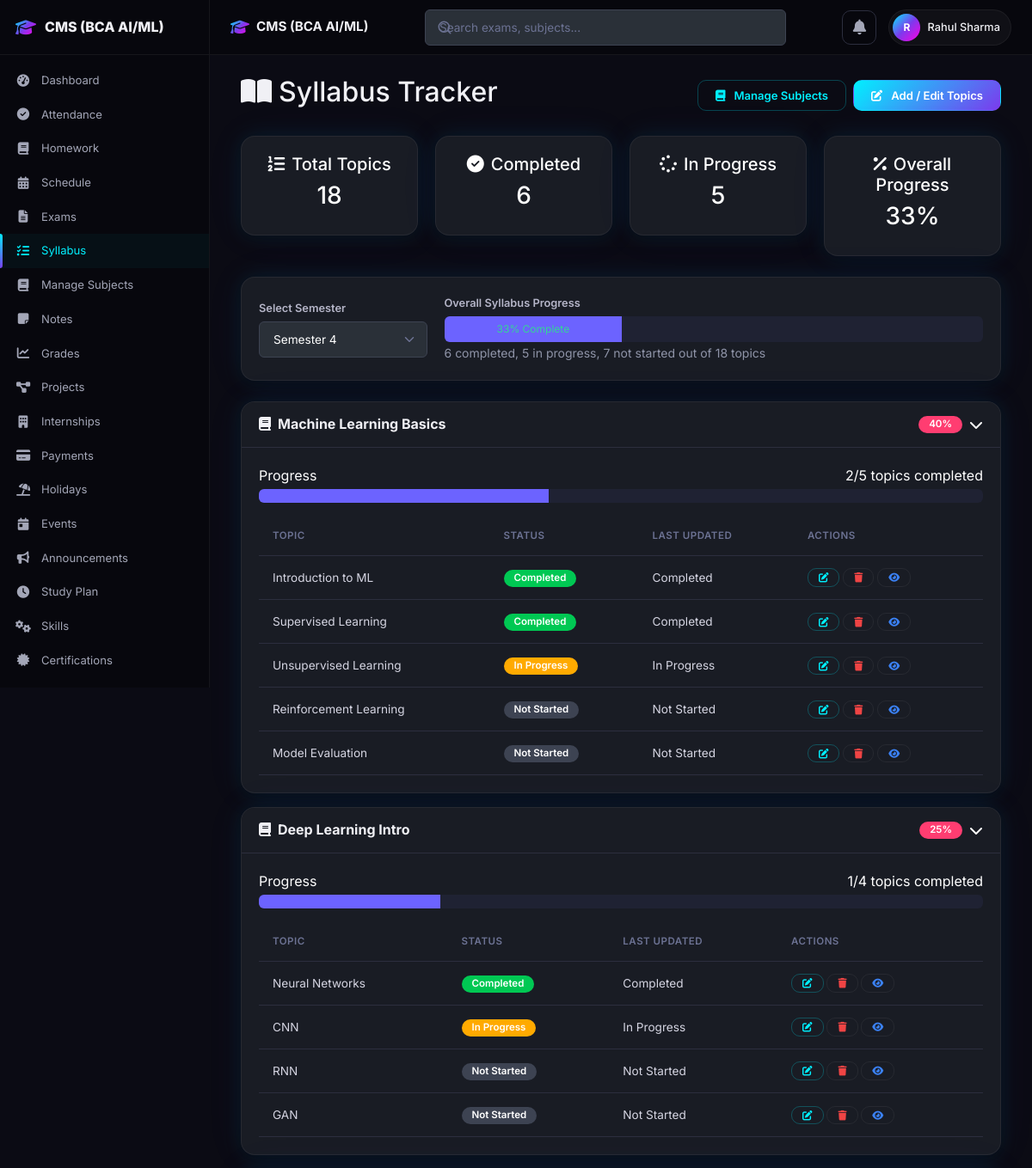
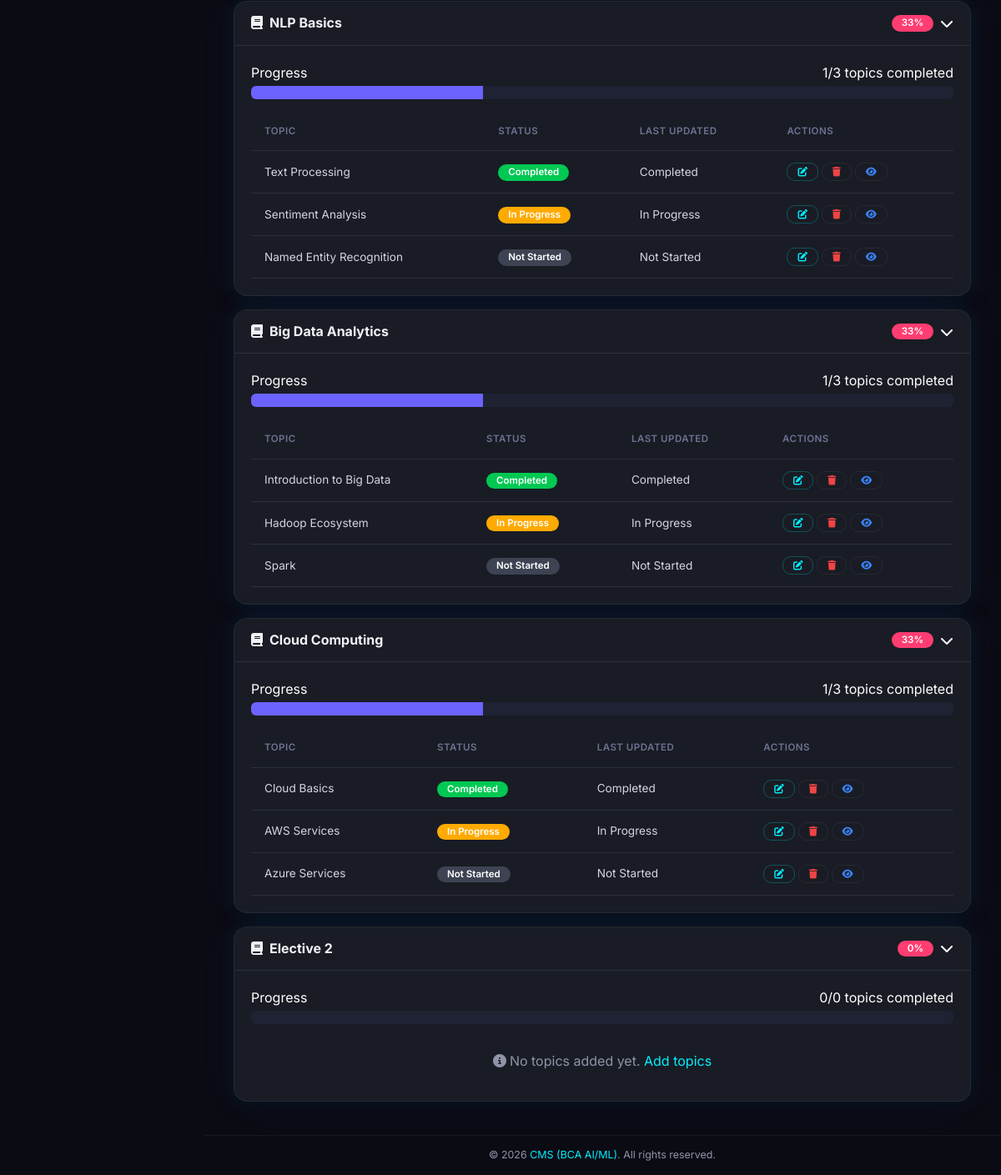
Page /syllabus.php (signed in) on the committed database (2 pictures, top to bottom).
### tables this page shows
CREATE TABLE IF NOT EXISTS syllabus (
    id INT AUTO_INCREMENT PRIMARY KEY,
    user_id INT NOT NULL,
    semester INT NOT NULL,
    subject VARCHAR(100) NOT NULL,
    topic VARCHAR(300) NOT NULL,
    status ENUM('Not Started', 'In Progress', 'Completed') DEFAULT 'Not Started',
    created_at TIMESTAMP DEFAULT CURRENT_TIMESTAMP,
    FOREIGN KEY (user_id) REFERENCES users(id) ON DELETE CASCADE,
    INDEX idx_syllabus_user_sem (user_id, semester),
    INDEX idx_syllabus_subject (subject)
);

### includes/functions.php (called while the page is built, shortened)
<?php
function getSemesterSubjects($semester) {
    global $pdo;
    $userId = $_SESSION['user_id'] ?? 0;
    $stmt = $pdo->prepare("SELECT subject_name FROM user_subjects WHERE user_id = ? AND semester = ? ORDER BY id");
    $stmt->execute([$userId, $semester]);
    $subjects = $stmt->fetchAll(PDO::FETCH_COLUMN);
    return $subjects;
}

### syllabus.php (the view, shortened to what this page needs)
<?php
require_once 'config/db_connection.php';
require_once 'includes/functions.php';
$userId = $_SESSION['user_id'];
$semester = $_GET['semester'] ?? $_SESSION['user_semester'] ?? 1;
$subjects = getSemesterSubjects($semester);
$subjectProgress = [];
$totalTopics = 0;
$completedTopics = 0;
$inProgressTopics = 0;
foreach($subjects as $subject) {
    $stmt = $pdo->prepare("SELECT * FROM syllabus WHERE user_id = ? AND semester = ? AND subject = ?");
    $stmt->execute([$userId, $semester, $subject]);
    $topics = $stmt->fetchAll(PDO::FETCH_ASSOC);
    $subjectTotal = count($topics);
    $subjectCompleted = count(array_filter($topics, function($t) { return $t['status'] == 'Completed'; }));
    $subjectInProgress = count(array_filter($topics, function($t) { return $t['status'] == 'In Progress'; }));
    $progress = $subjectTotal > 0 ? round(($subjectCompleted / $subjectTotal) * 100) : 0;
    $subjectProgress[$subject] = [
        'topics' => $topics,
        'total' => $subjectTotal,
        'completed' => $subjectCompleted,
        'in_progress' => $subjectInProgress,
        'not_started' => $subjectTotal - $subjectCompleted - $subjectInProgress,
        'progress' => $progress
    ];
    $totalTopics += $subjectTotal;
    $completedTopics += $subjectCompleted;
    $inProgressTopics += $subjectInProgress;
}
$overallProgress = $totalTopics > 0 ? round(($completedTopics / $totalTopics) * 100) : 0;
require 'includes/header.php';
require 'includes/navbar.php';
require 'includes/sidebar.php';
?>
<div class="app-content">
    <div class="container-fluid">
        <div class="d-flex justify-content-between align-items-center mb-4">
            <h2><i class="fas fa-book-open me-2"></i>Syllabus Tracker</h2>
            <div class="d-flex gap-2">
                <a href="manage_subjects.php?semester=<?php echo $semester; ?>" class="btn btn-outline-primary">
                    <i class="fas fa-book me-1"></i>Manage Subjects
                </a>
                <a href="update_syllabus.php?semester=<?php echo $semester; ?>" class="btn btn-primary">
                    <i class="fas fa-edit me-1"></i>Add / Edit Topics
                </a>
            </div>
        </div>
        <div class="row mb-4">
            <div class="col-md-3">
                <div class="card bg-primary text-white">
                    <div class="card-body text-center">
                        <h5><i class="fas fa-list-ol me-2"></i>Total Topics</h5>
                        <h3><?php echo $totalTopics; ?></h3>
                    </div>
                </div>
            </div>
            <div class="col-md-3">
                <div class="card bg-success text-white">
                    <div class="card-body text-center">
                        <h5><i class="fas fa-check-circle me-2"></i>Completed</h5>
                        <h3><?php echo $completedTopics; ?></h3>
                    </div>
                </div>
            </div>
            <div class="col-md-3">
                <div class="card bg-warning text-white">
                    <div class="card-body text-center">
                        <h5><i class="fas fa-spinner me-2"></i>In Progress</h5>
                        <h3><?php echo $inProgressTopics; ?></h3>
                    </div>
                </div>
            </div>
            <div class="col-md-3">
                <div class="card bg-info text-white">
                    <div class="card-body text-center">
                        <h5><i class="fas fa-percentage me-2"></i>Overall Progress</h5>
                        <h3><?php echo $overallProgress; ?>%</h3>
                    </div>
                </div>
            </div>
        </div>
        <div class="card mb-4">
            <div class="card-body">
                <div class="row align-items-center">
                    <div class="col-md-3">
                        <label class="form-label">Select Semester</label>
                        <select class="form-select" id="semesterFilter" onchange="filterSyllabus()">
                            <?php for($i = 1; $i <= 8; $i++): ?>
                            <option value="<?php echo $i; ?>" <?php echo $semester == $i ? 'selected' : ''; ?>>
                                Semester <?php echo $i; ?>
                            </option>
                            <?php endfor; ?>
                        </select>
                    </div>
                    <div class="col-md-9">
                        <label class="form-label">Overall Syllabus Progress</label>
                        <div class="progress" style="height: 30px;">
                            <div class="progress-bar bg-success" role="progressbar"
                                 style="width: <?php echo $overallProgress; ?>%"
                                 aria-valuenow="<?php echo $overallProgress; ?>"
                                 aria-valuemin="0" aria-valuemax="100">
                                <?php echo $overallProgress; ?>% Complete
                            </div>
                        </div>
                        <small class="text-muted">
                            <?php echo $completedTopics; ?> completed, <?php echo $inProgressTopics; ?> in progress,
                            <?php echo $totalTopics - $completedTopics - $inProgressTopics; ?> not started out of <?php echo $totalTopics; ?> topics
                        </small>
                    </div>
                </div>
            </div>
        </div>
        <?php foreach($subjectProgress as $subject => $data): ?>
        <div class="card mb-3 subject-card">
            <div class="card-header d-flex justify-content-between align-items-center"
                 data-bs-toggle="collapse"
                 data-bs-target="#collapse<?php echo md5($subject); ?>"
                 style="cursor: pointer;">
                <h5 class="mb-0">
                    <i class="fas fa-book me-2"></i><?php echo htmlspecialchars($subject); ?>
                </h5>
                <div class="d-flex align-items-center">
                    <span class="badge bg-<?php echo $data['progress'] == 100 ? 'success' : ($data['progress'] >= 50 ? 'warning' : 'danger'); ?> me-2">
                        <?php echo $data['progress']; ?>%
                    </span>
                    <i class="fas fa-chevron-down"></i>
                </div>
            </div>
            <div id="collapse<?php echo md5($subject); ?>" class="collapse show">
                <div class="card-body">
                    <div class="mb-3">
                        <div class="d-flex justify-content-between mb-1">
                            <span>Progress</span>
                            <span><?php echo $data['completed']; ?>/<?php echo $data['total']; ?> topics completed</span>
                        </div>
                        <div class="progress">
                            <div class="progress-bar bg-success"
                                 style="width: <?php echo $data['progress']; ?>%"
                                 aria-valuenow="<?php echo $data['progress']; ?>"
                                 aria-valuemin="0" aria-valuemax="100">
                            </div>
                        </div>
                    </div>
                    <?php if(!empty($data['topics'])): ?>
                    <div class="table-responsive">
                        <table class="table table-sm">
                            <thead>
                                <tr>
                                    <th>Topic</th>
                                    <th>Status</th>
                                    <th>Last Updated</th>
                                    <th>Actions</th>
                                </tr>
                            </thead>
                            <tbody>
                                <?php foreach($data['topics'] as $topic): ?>
                                <tr>
                                    <td><?php echo htmlspecialchars($topic['topic']); ?></td>
                                    <td>
                                        <span class="badge bg-<?php
                                            echo $topic['status'] == 'Completed' ? 'success' :
                                                 ($topic['status'] == 'In Progress' ? 'warning' : 'secondary');
                                        ?>">
                                            <?php echo $topic['status']; ?>
                                        </span>
                                    </td>
                                    <td><?php echo $topic['status']; ?></td>
                                    <td>
                                        <a href="update_syllabus.php?semester=<?php echo $semester; ?>&subject=<?php echo urlencode($subject); ?>" class="btn btn-sm btn-outline-primary" title="Edit"><i class="fas fa-edit"></i></a>
                                        <a href="delete.php?type=syllabus&id=<?= $topic['id'] ?>" class="btn btn-sm btn-outline-danger" title="Delete" data-confirm="this topic"><i class="fas fa-trash"></i></a>
                                        <a href="view.php?type=syllabus&id=<?= $topic['id'] ?>" class="btn btn-sm btn-outline-info" title="View"><i class="fas fa-eye"></i></a>
                                    </td>
                                </tr>
                                <?php endforeach; ?>
                            </tbody>
                        </table>
                    </div>
                    <?php else: ?>
                    <div class="text-center py-3 text-muted">
                        <i class="fas fa-info-circle me-1"></i>No topics added yet.
                        <a href="update_syllabus.php?semester=<?php echo $semester; ?>&subject=<?php echo urlencode($subject); ?>">Add topics</a>
                    </div>
                    <?php endif; ?>
                </div>
            </div>
        </div>
        <?php endforeach; ?>
    </div>
</div>
<?php require 'includes/footer.php'; ?>

### css/dark-fix.css (style rules this page uses)
.card, .card-panel, .detail-card, .info-card, .modal-content, .list-group-item, .card-header, .card-footer { background-color: #191c24 !important; color: #ffffff; }
.card .card-header, .card .card-footer { background-color: #191c24 !important; border-color: #2c2e3e; }
.card .card-body { background-color: transparent; color: #ffffff; }
.table { background-color: #191c24 !important; color: #d5d5e2; border-color: #2c2e3e; }
.table th { background-color: #191c24 !important; color: #6c7293 !important; border-color: #2c2e3e; font-weight: 600; }
.table td { background-color: #191c24 !important; color: #d5d5e2; border-color: #2c2e3e; }
.table thead th { background-color: #191c24 !important; color: #6c7293 !important; border-bottom-color: #2c2e3e !important; }
.form-control, .form-select, input[type="text"], input[type="email"], input[type="password"], input[type="number"], input[type="date"], input[type="time"], input[type="url"], input[type="file"], input[type="search"], input[type="tel"], textarea, select { background-color: #2a3038 !important; border: 1px solid #3d4352 !important; color: #ffffff !important; border-radius: 6px; padding: 10px 16px; font-family: 'Inter', sans-serif; font-size: 0.85rem; transition: border-color 0.2s ease, box-shadow 0.2s ease; }
.form-label { color: #b5b5c8 !important; font-weight: 600; font-size: 0.8rem; margin-bottom: 6px; }
.form-select { background-repeat: no-repeat; background-position: right 0.75rem center; background-size: 16px 12px; padding-right: 2.5rem; -webkit-appearance: none; -moz-appearance: none; appearance: none; }
select option { background-color: #2a3038 !important; color: #ffffff !important; }
select option:hover, select option:checked, select option:focus { background-color: #3d4352 !important; }
.text-muted { color: #8f94a8 !important; }
.badge { color: #ffffff !important; font-weight: 600; }
.badge.bg-secondary { background-color: #3d4352 !important; }
.badge.bg-success { background-color: #00c853 !important; }
.badge.bg-danger { background-color: #ff3d71 !important; }
.badge.bg-warning { background-color: #ffaa00 !important; }
.progress { background-color: #1f2233 !important; }
.progress-bar { background-color: #6c63ff !important; }

### rows in the picture
syllabus: topic "Introduction to ML", status "Completed", subject "Deep Learning Intro", progress "25", id "1", semester "4", subject "NLP Basics", progress "33", total "3", subject "Big Data Analytics", subject "Cloud Computing"
syllabus: topic "Supervised Learning", status "Completed"
syllabus: topic "Unsupervised Learning", status "In Progress"
syllabus: topic "Reinforcement Learning", status "Not Started"
syllabus: topic "Model Evaluation", status "Not Started"
syllabus: topic "Neural Networks", status "Completed"
syllabus: topic "CNN", status "In Progress"
syllabus: topic "RNN", status "Not Started"
syllabus: topic "GAN", status "Not Started"
syllabus: topic "Text Processing", status "Completed"
syllabus: topic "Sentiment Analysis", status "In Progress"
syllabus: topic "Named Entity Recognition", status "Not Started"
syllabus: topic "Introduction to Big Data", status "Completed"
syllabus: topic "Hadoop Ecosystem", status "In Progress"
syllabus: topic "Spark", status "Not Started"
syllabus: topic "Cloud Basics", status "Completed"
syllabus: topic "AWS Services", status "In Progress"
syllabus: topic "Azure Services", status "Not Started"

### other values in the picture
SITE_NAME "CMS (BCA AI/ML)"
substr($_SESSION['user_name'] ?? 'U', 0, 1) "R"
$_SESSION['user_name'] "Rahul Sharma"
$totalTopics "18"
$completedTopics "6"
$inProgressTopics "5"
$overallProgress "33"
$totalTopics - $completedTopics - $inProgressTopics "7"
$subject "Machine Learning Basics"
$data['progress'] "40"
$data['completed'] "2"
$data['total'] "5"
$subject "Elective 2"
$data['progress'] "0"
$data['completed'] "0"
